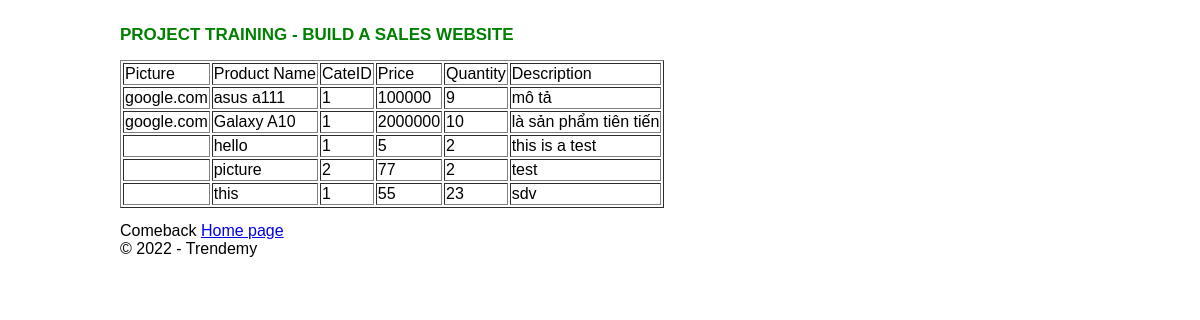
The page /lab4/product-list.php on the database its author committed.
### tables this page shows
CREATE TABLE `product` (
  `ProductID` int(11) NOT NULL,
  `ProductName` varchar(150) DEFAULT NULL,
  `CateID` int(11) DEFAULT NULL,
  `Price` double DEFAULT NULL,
  `Quantity` int(11) DEFAULT NULL,
  `Description` varchar(150) DEFAULT NULL,
  `Picture` varchar(200) DEFAULT NULL
);

### lab4/Entities/product.class.php (called while the page is built, shortened)
<?php
require_once("config/db.class.php");
class Product
{
public static function list_product()
{
$db = new DB();
$sql = "SELECT * FROM product";
$rs = $db->select_to_array($sql);
return $rs;
}
}
?>

### lab4/config/db.class.php (called while the page is built, shortened)
<?php
class Db
{
    public function connect()
    {
        $connection = mysqli_connect("localhost", "root", "","demo_lap3");
        mysqli_set_charset($connection, 'utf8');
        return $connection;
    }
    public function query_execute($queryString)
    {
        $connection = $this->connect();
        $result = $connection->query($queryString);
        return $result;
    }
    public function select_to_array($queryString)
    {
        $rows = array();
        $result = $this->query_execute($queryString);
        while ($item = $result->fetch_assoc()) {
        $rows[] = $item;
        }
        return $rows;
    }
}
?>

### lab4/product-list.php (the view)
<?php
require_once('entities/product.class.php');
?>
<?php
include_once('header.php');
$prods = Product::list_product();
?>
<div class="container">
<div class="row">
<div class="col-md-12">
<table border="1" class="table">
<tr>
<td>Picture</td>
<td>Product Name</td>
<td>CateID</td>
<td>Price</td>
<td>Quantity</td>
<td>Description</td>
</tr>
<?php
foreach ($prods as $item) {
?>
<tr>
<td><?php echo $item['Picture']?></td>
<td><?php echo $item['ProductName']?></td>
<td><?php echo $item['CateID']?></td>
<td><?php echo $item['Price']?></td>
<td><?php echo $item['Quantity']?></td>
<td><?php echo $item['Description']?></td>
</tr>
<?php } ?>
</table>
</div>
</div>
</div>
<?php
include_once('footer.php');

### lab4/header.php (shortened to what this page needs)
<!DOCTYPE html>
<html>
<head>
<link href="site.css" rel="stylesheet" />
</head>
<body>
<div id="wrapper" class="container">
<div class="row">
<div class="col-md-12">
<div class="header">
<h2>Project training - Build a sales website</h2>
</div>

### lab4/footer.php
</div>
</div>
</div>
<div id="wrapper" class="container">
<footer>
Comeback <a href="/demo/lab4">Home page</a><br />
&#169; 2022 - Trendemy
</footer>
</div>
</body>
</html>

### lab4/site.css (style rules this page uses)
html { font-family: sans-serif; }
body { margin: 0px; }
h1, h2, h3, h4, h5, h6 { margin: 25px 0 15px 0; }
h2 { font-size: 17px; font-weight: bold; }
#wrapper { width: 80%; margin: 0 auto; }
.row { width: 100%; display: inline-block; margin-bottom: 5px; }
.header { color: green; text-transform: uppercase; }

### rows shown on the page
product: Picture "google.com", ProductName "asus a111", CateID "1", Price "100000", Quantity "9", Description "mô tả"
product: Picture "google.com", ProductName "Galaxy A10", CateID "1", Price "2000000", Quantity "10", Description "là sản phẩm tiên tiến"
product: ProductName "hello", CateID "1", Price "5", Quantity "2", Description "this is a test"
product: ProductName "picture", CateID "2", Price "77", Quantity "2", Description "test"
product: ProductName "this", CateID "1", Price "55", Quantity "23", Description "sdv"
